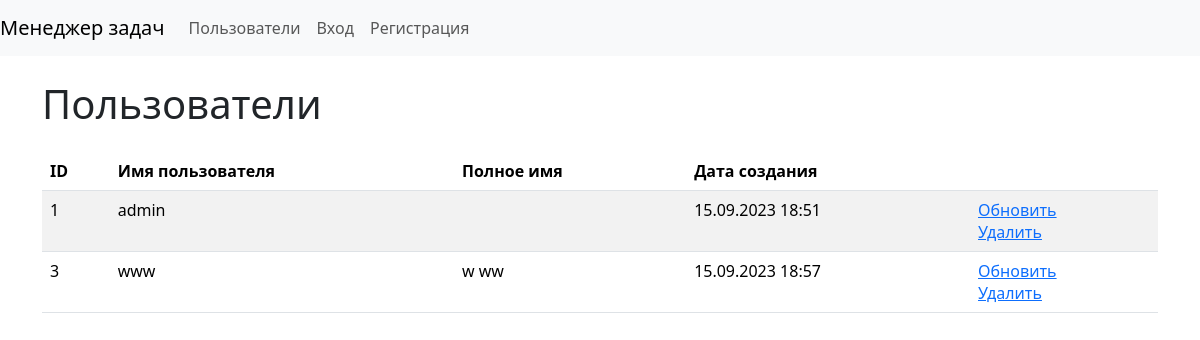
/users/, run on an earlier commit of the app's database.
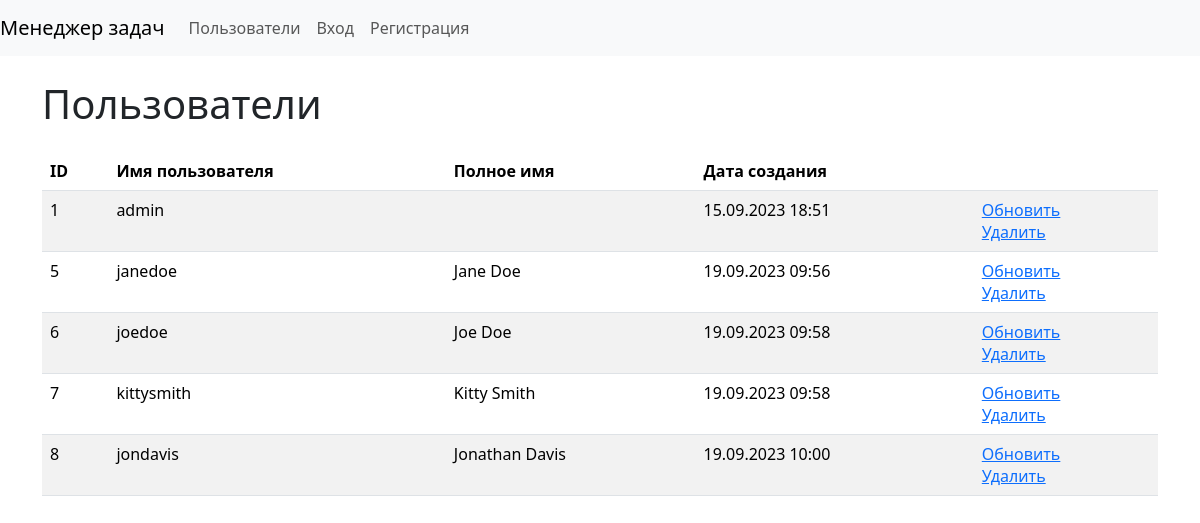
And on a later commit of the database.
### task_manager/users/models.py (models this page shows, shortened)
class User(AbstractUser):
    class Meta:
        verbose_name = _('User')
        verbose_name_plural = _('Users')

### task_manager/users/views.py (the view)
# urls.py: path('', UsersListView.as_view(), name='users'),
class UsersListView(ListView):
    template_name = 'users/users.html'
    model = User
    context_object_name = 'users'
    extra_context = {
        'title': _('Users')
    }

### task_manager/templates/users/users.html (shortened to what this page needs)
{% extends "base.html" %}
{% load django_bootstrap5 %}
{% load i18n %}
{% block content %}
    <h1 class="my-4">{% trans 'Users' %}</h1>
    <table class="table table-striped">
        <thead class="thead-dark">
            <tr>
                <th>ID</th>
                <th>{% trans 'Username' %}</th>
                <th>{% trans 'Full name' %}</th>
                <th>{% trans 'Creation date' %}</th>
                <th></th>
            </tr>
        </thead>
        <tbody>
            {% if users %}
                {% for user in users %}
                    <tr>
                        <td>{{ user.id }}</td>
                        <td>{{ user.username }}</td>
                        <td>{{ user.first_name }} {{ user.last_name }}</td>
                        <td>{{ user.date_joined|date:"d.m.Y H:i" }}</td>
                        <td>
                          <a href="{% url 'update_user' user.id %}">{% trans 'Update' %}</a>
                          <br>
                          <a href="{% url 'delete_user' user.id %}">{% trans 'Delete' %}</a>
                        </td>
                    </tr>
                {% endfor %}
            {% endif %}
        </tbody>
    </table>
{% endblock content %}

What changed in the data, as far as the page shows it:
removed User: id "3", username "www", first_name "w", last_name "ww", date_joined "15.09.2023 18:57"
added User: id "5", username "janedoe", first_name "Jane", last_name "Doe", date_joined "19.09.2023 09:56"
added User: id "6", username "joedoe", first_name "Joe", last_name "Doe", date_joined "19.09.2023 09:58"
added User: id "7", username "kittysmith", first_name "Kitty", last_name "Smith", date_joined "19.09.2023 09:58"
added User: id "8", username "jondavis", first_name "Jonathan", last_name "Davis", date_joined "19.09.2023 10:00"
